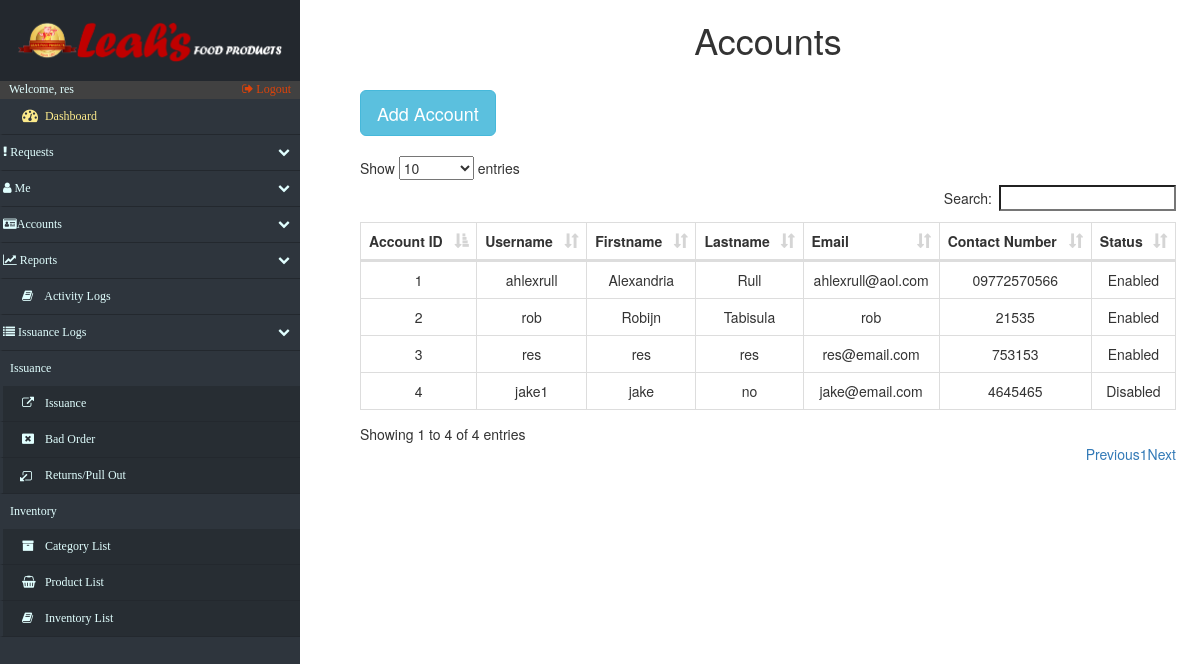
The page /Settings.php (signed in) on the database as committed earlier.
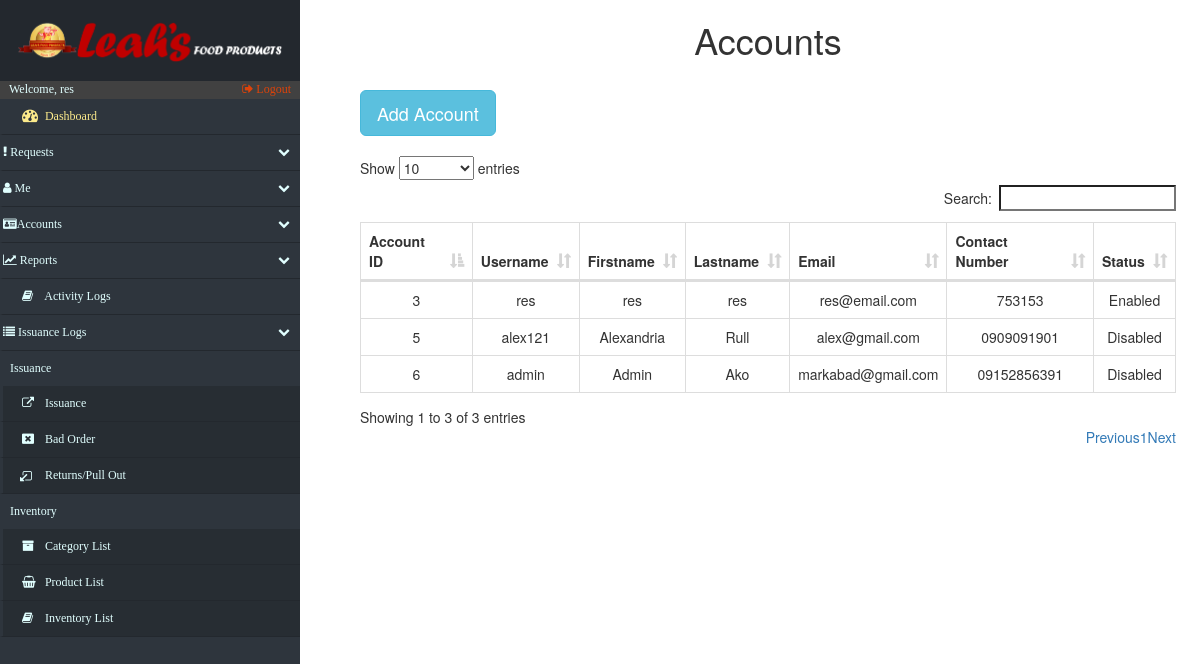
The same page on the database as committed later.
### tables this page shows
CREATE TABLE `accounts` (
  `acc_id` int(12) NOT NULL,
  `username` varchar(15) NOT NULL,
  `first_name` varchar(20) NOT NULL,
  `last_name` varchar(20) NOT NULL,
  `password` varchar(128) NOT NULL,
  `email` varchar(20) NOT NULL,
  `contact_no` varchar(20) NOT NULL,
  `status` varchar(10) NOT NULL DEFAULT 'Disabled',
  `branch` varchar(50) DEFAULT NULL,
  `acctype` varchar(45) DEFAULT NULL
);

### Settings.php (the view, shortened to what this page needs)
<!DOCTYPE html>
<html lang="en">
<head>
    <?php include('fragments/config.php') ?>
    <link rel="stylesheet" href="https://maxcdn.bootstrapcdn.com/bootstrap/3.3.7/css/bootstrap.min.css">
    <link href="src/css/datatables.css" rel="stylesheet">
    <link href="//maxcdn.bootstrapcdn.com/font-awesome/4.2.0/css/font-awesome.min.css" rel="stylesheet">
    <link href="src/css/sidebar.css" rel="stylesheet">
    <link href="src/css/custom.css" rel="stylesheet">
</head>
<body>
    <div class="nav-side-menu">
        <div class="brand">
            <div class="brandtext"></div>
        </div>
        <div class="user_info">
            <span>Welcome, <?php
                echo $_SESSION['username'];
                ?>
            </span>
            <a href="fragments/logout.php">
                <i class="fa fa-sign-out" aria-hidden="true"></i> Logout
            </a>
        </div>
        <div class="menu-list">
            <ul id="menu-content" class="menu-content collapse out">
                <li>
                    <a id="dashboard_txt" href="index.php">
                        <i class="fa fa-dashboard fa-lg"></i> Dashboard
                    </a>
                </li>
                <li data-toggle="collapse" data-target="#products" class="collapsed">
                    <i class="fa fa-exclamation"></i> Requests <span class="arrow"></span>
                </li>
                <li data-toggle="collapse" data-target="#service" class="collapsed">
                    <i class="fa fa-user"></i> Me <span class="arrow"></span>
                </li>
                <li data-toggle="collapse" data-target="#accounts" class="collapsed">
                    <i class="fa fa-id-card" aria-hidden="true"></i>Accounts <span class="arrow"></span>
                </li>
                <li data-toggle="collapse" data-target="#reports" class="collapsed">
                    <i class="fa fa-line-chart" aria-hidden="true"></i> Reports <span class="arrow"></span>
                </li>
                <li>
                    <a href="log_Activity.php">
                        <i class="fa fa-book"></i> Activity Logs
                    </a>
                </li>
                <li data-toggle="collapse" data-target="#issue" class="collapsed">
                    <i class="fa fa-list" aria-hidden="true"></i> Issuance Logs <span class="arrow"></span>
                </li>
                <div class="sub-menu_nct">
                    <span class="sub-menu">Issuance
                    </span>
                </div>
                <li class="sub-menu_nc">
                    <a href="issuance.php">
                        <i class="fa fa-external-link" aria-hidden="true"></i> Issuance
                    </a>
                </li>
                <li class="sub-menu_nc">
                    <a href="issuance_BadOrder.php">
                        <i class="fa fa-window-close" aria-hidden="true"></i> Bad Order
                    </a>
                </li>
                <li class="sub-menu_nc">
                    <a href="issuance_Returns.php">
                        <i class="fa fa-external-link fa-rotate-180" aria-hidden="true"></i> Returns/Pull Out
                    </a>
                </li>
                <div class="sub-menu_nct">
                    <span class="sub-menu">Inventory
                    </span>
                </div>
                <li class="sub-menu_nc">
                    <a class="sub-menu_nc" href="categories.php">
                        <i class="fa fa-archive"> </i> Category List
                    </a>
                </li>
                <li class="sub-menu_nc">
                    <a class="sub-menu_nc" href="products.php">
                        <i class="fa fa-shopping-basket"> </i> Product List
                    </a>
                </li>
                <li class="sub-menu_nc">
                    <a href="inventory.php">
                        <i class="fa fa-book"> </i> Inventory List
                    </a>
                </li>
            </ul>
        </div>
    </div>
    <div id="page-content-wrapper">
        <div class="containers">
            <table class="table table-striped table-bordered">
                <h1 align="center">Accounts</h1>
            </table>
            <?php
							$retrieve = ("SELECT acc_id, username, first_name, last_name, email, contact_no, status FROM accounts ");
							$results = mysqli_query($db, $retrieve);
						?>
                <table class="table table-striped table-bordered">
                    <button type="button" class="btn btn-info btn-lg" data-toggle="modal" data-target="#myModal">Add Account</button>
                </table>
                <table id="datatables" class="table table-hover table-bordered dataTable" cellspacing="0" width="100%" role="grid" aria-describedby="myTable_info" style="width: 100%;">
                    <thead>
                        <tr>
                            <th>Account ID</th>
                            <th>Username</th>
                            <th>Firstname</th>
                            <th>Lastname</th>
                            <th>Email</th>
                            <th>Contact Number</th>
                            <th>Status</th>
                        </tr>
                    </thead>
                    <tbod y>
                        <?php
							foreach ($results as $data):
						?>
                            <tr>
                                <td data-title="accountID">
                                    <?php echo $data["acc_id"]; ?>
                                </td>
                                <td data-title="user_name">
                                    <?php echo $data["username"]; ?>
                                </td>
                                <td data-title="fname">
                                    <?php echo $data["first_name"]; ?>
                                </td>
                                <td data-title="lname">
                                    <?php echo $data["last_name"]; ?>
                                </td>
                                <td data-title="mail">
                                    <?php echo $data["email"]; ?>
                                </td>
                                <td data-title="cno">
                                    <?php echo $data["contact_no"]; ?>
                                </td>
                                <td data-title="status">
                                    <?php echo $data["status"]; ?>
                                </td>
                            </tr>
                            <?php
							endforeach;
						?>
                </table>
        </div>
    </div>
</body>
</html>

### src/css/datatables.css (style rules this page uses)
table.dataTable { clear: both; width: auto; text-align: center; margin-top: 6px !important; margin-bottom: 6px !important; max-width: none !important; border-collapse: separate !important }
table.dataTable td, table.dataTable th { -webkit-box-sizing: content-box; box-sizing: content-box }
table.dataTable thead>tr>th.sorting_asc, table.dataTable thead>tr>th.sorting_desc, table.dataTable thead>tr>th.sorting, table.dataTable thead>tr>td.sorting_asc, table.dataTable thead>tr>td.sorting_desc, table.dataTable thead>tr>td.sorting { padding-right: 30px }
table.dataTable thead .sorting, table.dataTable thead .sorting_asc, table.dataTable thead .sorting_desc, table.dataTable thead .sorting_asc_disabled, table.dataTable thead .sorting_desc_disabled { cursor: pointer; position: relative }
table.dataTable thead .sorting:after, table.dataTable thead .sorting_asc:after, table.dataTable thead .sorting_desc:after, table.dataTable thead .sorting_asc_disabled:after, table.dataTable thead .sorting_desc_disabled:after { position: absolute; bottom: 8px; right: 8px; display: block; font-family: 'Glyphicons Halflings'; opacity: 0.5 }
table.dataTable thead .sorting:after { opacity: 0.2; content: "\e150" }
table.dataTable thead .sorting_asc:after { content: "\e155" }
table.table-bordered.dataTable th, table.table-bordered.dataTable td { border-left-width: 0 }
table.table-bordered.dataTable th:last-child, table.table-bordered.dataTable th:last-child, table.table-bordered.dataTable td:last-child, table.table-bordered.dataTable td:last-child { border-right-width: 0 }
table.table-bordered.dataTable tbody th, table.table-bordered.dataTable tbody td { border-bottom-width: 0 }

### src/css/sidebar.css (style rules this page uses)
.nav-side-menu { overflow: hidden; font-family: verdana; font-size: 12px; font-weight: 200; background-color: #2e353d; position: fixed; top: 0px; width: 300px; height: 100%; color: #e1ffff; }
.nav-side-menu .brand { background-color: #23282e; line-height: 50px; display: block; text-align: center; font-size: 14px; }
.nav-side-menu ul, .nav-side-menu li { list-style: none; padding: 0px; margin: 0px; line-height: 35px; cursor: pointer; }
.nav-side-menu li { padding-left: 0px; border-left: 3px solid #2e353d; border-bottom: 1px solid #23282e; }
.nav-side-menu li a { text-decoration: none; color: #e1ffff; }
.nav-side-menu li a i { padding-left: 10px; width: 20px; padding-right: 20px; }
@media (min-width: 800px) { .nav-side-menu .menu-list .menu-content { display: block; } }
body { margin: 0px; padding: 0px; }
#dashboard_txt { color: #fcea8b; }
.sub-menu_nc { background-color: #272d33; }
.sub-menu_nct { padding-left: 10px; }
.nav-side-menu .brand .brandtext { padding: 4%; content: url(../img/LeahsTextAlter.PNG); width: 100%; text-align: center; }
.user_info { background-color: #414141; }
.user_info a { float: right; padding-right: 3%; color: #dd430a; }
.user_info span { padding-left: 3% }
.sub-menu_nc a { display: block; }
.menu-content > li a { display: inline-block; width: 100%; }
#menu-content li a { padding-left: 3%; }

### src/css/custom.css (style rules this page uses)
.containers { padding: 0px; margin: 0px; float: right; width: 79%; padding-right: 5%; }
@media (max-width: 1600px) { .containers { width: 75%; padding-right: 4%; } }
@media (max-width: 1400px) { .containers { width: 73%; padding-right 3%;: } }
@media (max-width: 1260px) { .containers { width: 70%; padding-right: 2%; } }

Rows that differ between the two databases and show on the page:
removed accounts: acc_id "1", username "ahlexrull", first_name "Alexandria", last_name "Rull", email "ahlexrull@aol.com", contact_no "09772570566", status "Enabled"
removed accounts: acc_id "2", username "rob", first_name "Robijn", last_name "Tabisula", email "rob", contact_no "21535", status "Enabled"
removed accounts: acc_id "4", username "jake1", first_name "jake", last_name "no", email "jake@email.com", contact_no "4645465", status "Disabled"
added accounts: acc_id "5", username "alex121", first_name "Alexandria", last_name "Rull", email "alex@gmail.com", contact_no "0909091901", status "Disabled"
added accounts: acc_id "6", username "admin", first_name "Admin", last_name "Ako", email "markabad@gmail.com", contact_no "09152856391", status "Disabled"
Other text that changed with them:
text written by a page script: "Show entries Search: Showing 1 to 4 of 4 entries Previous 1 Next" → "Show entries Search: Showing 1 to 3 of 3 entries Previous 1 Next"
